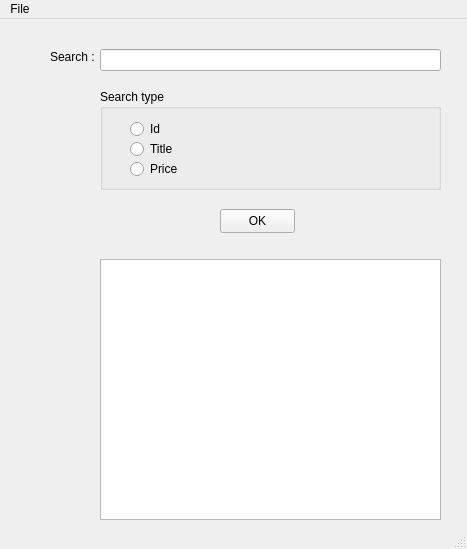
<?xml version="1.0" encoding="UTF-8"?>
<ui version="4.0">
 <class>MainWindow</class>
 <widget class="QMainWindow" name="MainWindow">
  <property name="geometry">
   <rect>
    <x>0</x>
    <y>0</y>
    <width>467</width>
    <height>549</height>
   </rect>
  </property>
  <property name="windowTitle">
   <string>MainWindow</string>
  </property>
  <widget class="QWidget" name="centralwidget">
   <widget class="QLineEdit" name="lineEdit">
    <property name="geometry">
     <rect>
      <x>100</x>
      <y>30</y>
      <width>341</width>
      <height>22</height>
     </rect>
    </property>
   </widget>
   <widget class="QLabel" name="label">
    <property name="geometry">
     <rect>
      <x>50</x>
      <y>30</y>
      <width>49</width>
      <height>16</height>
     </rect>
    </property>
    <property name="text">
     <string>Search :</string>
    </property>
   </widget>
   <widget class="QGroupBox" name="groupBox">
    <property name="geometry">
     <rect>
      <x>100</x>
      <y>70</y>
      <width>341</width>
      <height>101</height>
     </rect>
    </property>
    <property name="title">
     <string>Search type</string>
    </property>
    <widget class="QRadioButton" name="radioOkButton">
     <property name="geometry">
      <rect>
       <x>30</x>
       <y>30</y>
       <width>89</width>
       <height>20</height>
      </rect>
     </property>
     <property name="text">
      <string>Id</string>
     </property>
    </widget>
    <widget class="QRadioButton" name="radioTitleButton">
     <property name="geometry">
      <rect>
       <x>30</x>
       <y>50</y>
       <width>89</width>
       <height>20</height>
      </rect>
     </property>
     <property name="text">
      <string>Title</string>
     </property>
    </widget>
    <widget class="QRadioButton" name="radioPriceButton">
     <property name="geometry">
      <rect>
       <x>30</x>
       <y>70</y>
       <width>89</width>
       <height>20</height>
      </rect>
     </property>
     <property name="text">
      <string>Price</string>
     </property>
    </widget>
   </widget>
   <widget class="QPushButton" name="pushButton">
    <property name="geometry">
     <rect>
      <x>220</x>
      <y>190</y>
      <width>75</width>
      <height>24</height>
     </rect>
    </property>
    <property name="text">
     <string>OK</string>
    </property>
   </widget>
   <widget class="QListWidget" name="listWidget">
    <property name="geometry">
     <rect>
      <x>100</x>
      <y>240</y>
      <width>341</width>
      <height>261</height>
     </rect>
    </property>
   </widget>
  </widget>
  <widget class="QMenuBar" name="menubar">
   <property name="geometry">
    <rect>
     <x>0</x>
     <y>0</y>
     <width>467</width>
     <height>22</height>
    </rect>
   </property>
   <widget class="QMenu" name="menuFile">
    <property name="title">
     <string>File</string>
    </property>
    <addaction name="actionOpen"/>
   </widget>
   <addaction name="menuFile"/>
  </widget>
  <widget class="QStatusBar" name="statusbar"/>
  <action name="actionOpen">
   <property name="text">
    <string>Open</string>
   </property>
  </action>
 </widget>
 <resources/>
 <connections/>
</ui>
